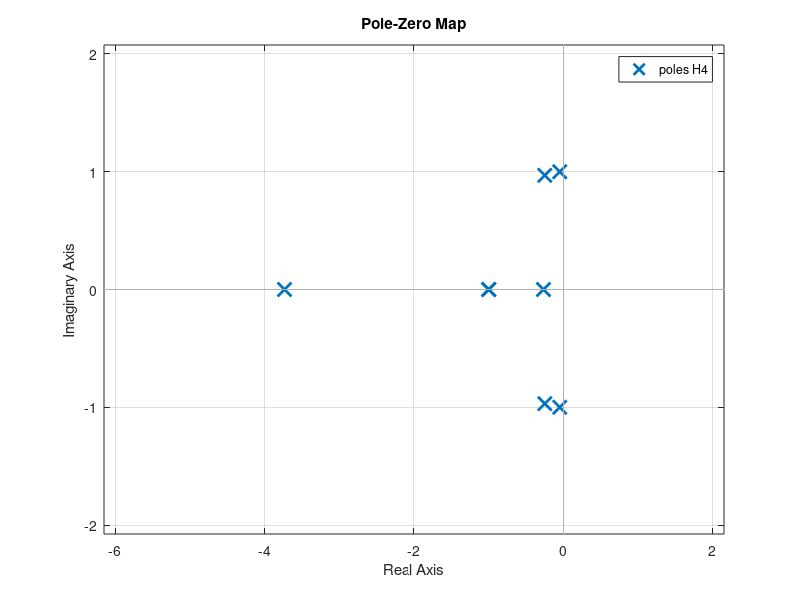
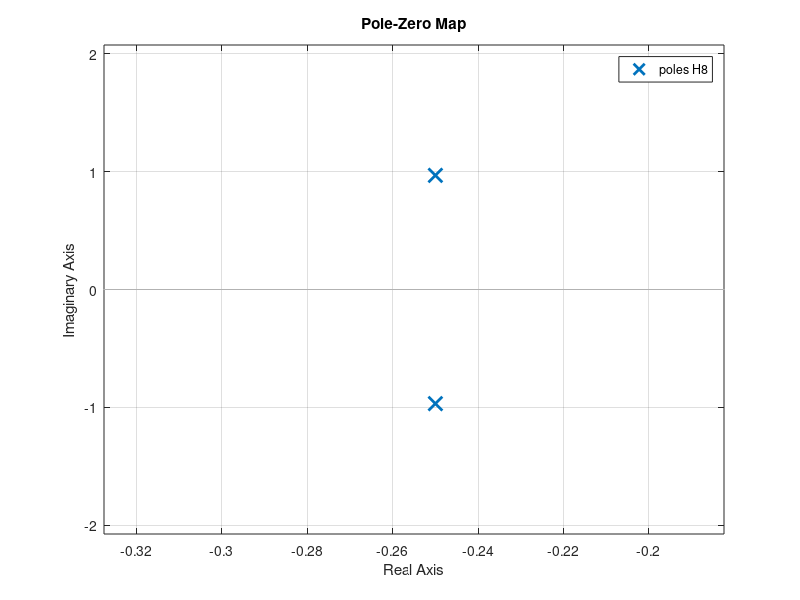

Source code (MATLAB) for these figures, in order:

Q1 = 1/4;
Q2 = 1/2;
Q3 = 2;
Q4 = 10;

s = tf('s');
H1 = 1/(s^2 + (1/Q1)*s + 1);
H2 = 1/(s^2 + (1/Q2)*s + 1);
H3 = 1/(s^2 + (1/Q3)*s + 1);
H4 = 1/(s^2 + (1/Q4)*s + 1);

pzmap(H1);
legend('H1');
title('Poles of H1,H2,H3,H4');
hold on;
pzmap(H2);
hold on;
pzmap(H3);
hold on;
pzmap(H4);

omega5 = 1;
omega6 = 2;
omega7 = 4;
omega8 = 8;
H5 = ((omega5)^2)/(s^2 + (omega5/2)*s + ((omega5)^2));
H6 = ((omega6)^2)/(s^2 + (omega6/2)*s + ((omega6)^2));
H7 = ((omega7)^2)/(s^2 + (omega7/2)*s + ((omega7)^2));
H8 = ((omega8)^2)/(s^2 + (omega8/2)*s + ((omega8)^2));

figure;
pzmap(H5);
legend('H5');
title('Poles of H5,H6,H7,H8');
hold on;
pzmap(H6);
hold on;
pzmap(H7);
hold on;
pzmap(H8);
